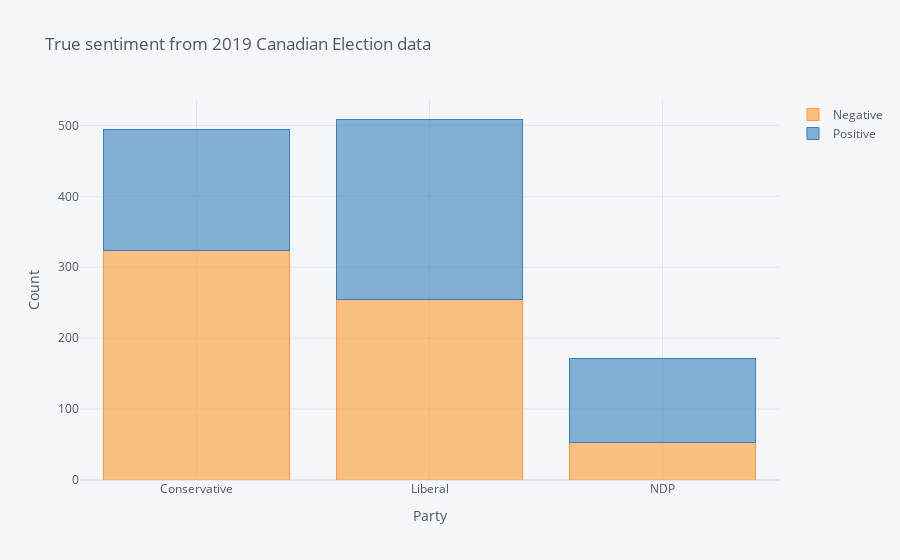

Notebook code cell kept with this figure:
### Code cell
party_sen_cnt.iplot(kind='bar',barmode='stack', title='True sentiment from 2019 Canadian Election data',\
                    xTitle='Party',yTitle='Count',showlegend=True)

### Figure 1 — Plotly figure (JSON) as saved in the notebook; plotly's stock layout.template omitted (floating-point values rounded to 4 significant figures)
{"data": [{"marker": {"color": "rgba(255, 153, 51, 0.6)", "line": {"color": "rgba(255, 153, 51, 1.0)", "width": 1}}, "name": "Negative", "orientation": "v", "text": "", "type": "bar", "x": ["Conservative", "Liberal", "NDP"], "y": [323, 254, 53]}, {"marker": {"color": "rgba(55, 128, 191, 0.6)", "line": {"color": "rgba(55, 128, 191, 1.0)", "width": 1}}, "name": "Positive", "orientation": "v", "text": "", "type": "bar", "x": ["Conservative", "Liberal", "NDP"], "y": [171, 255, 119]}], "layout": {"barmode": "stack", "legend": {"bgcolor": "#F5F6F9", "font": {"color": "#4D5663"}, "traceorder": "normal"}, "paper_bgcolor": "#F5F6F9", "plot_bgcolor": "#F5F6F9", "showlegend": true, "title": {"font": {"color": "#4D5663"}, "text": "True sentiment from 2019 Canadian Election data"}, "xaxis": {"gridcolor": "#E1E5ED", "showgrid": true, "tickfont": {"color": "#4D5663"}, "title": {"font": {"color": "#4D5663"}, "text": "Party"}, "zerolinecolor": "#E1E5ED"}, "yaxis": {"gridcolor": "#E1E5ED", "showgrid": true, "tickfont": {"color": "#4D5663"}, "title": {"font": {"color": "#4D5663"}, "text": "Count"}, "zerolinecolor": "#E1E5ED"}}}
